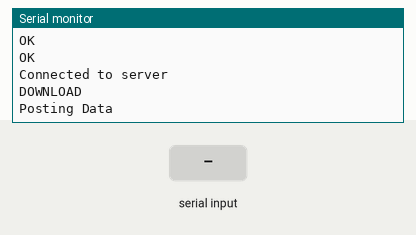
Simulated run of this sketch. Board: Arduino Uno, built with avr-gcc and run on an emulated ATmega328P. Shown: the last lines printed to the serial monitor. The test bench sets the inputs (shaded band). The modem accepts every AT command (registered, SIM ready, sends succeed) and sends nothing else.

Above: at 6.4 s.
6.5 s: "1" received over the second serial link
At 7.4 s:
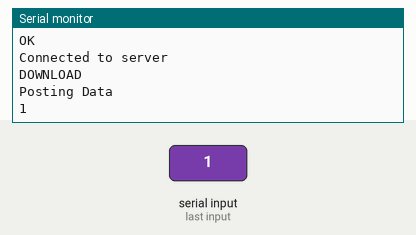
8.9 s: "0" received over the second serial link
At 9.9 s:
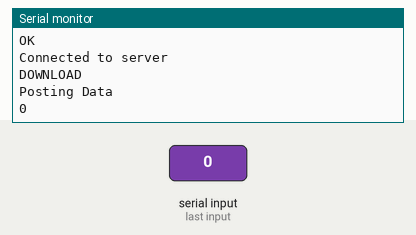
10.4 s: "2" received over the second serial link
At 10.7 s:
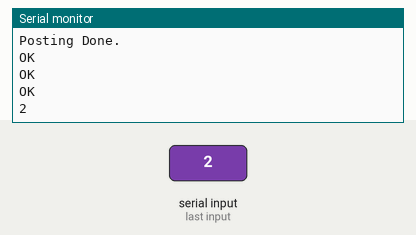

Measured:
- after the input at 6.5 s, the serial monitor: prints a new line after 0.38 s (image 1)
- after the input at 8.9 s, the serial monitor: prints a new line after 0.51 s (image 2)
- after the input at 10.4 s, the serial monitor: prints a new line after 0.15 s (image 3)

The sketch:

GPRS_HttpPOST_v2.ino
```cpp
#include <SoftwareSerial.h>
SoftwareSerial gprsSerial(2,3);

void setup()
{
  gprsSerial.begin(2400);
  Serial.begin(9600);

  Serial.println("Configuring GSM..");
  delay(2000);
  Serial.println("Done!");
  gprsSerial.flush();
  Serial.flush();

  //Test if Board is Up
  gprsSerial.println("AT");
  delay(100);
  toSerial();

  //Test SIM is unlocked
  gprsSerial.println("AT+CPIN?");
  delay(100);
  toSerial();

  //Test Sim registration
  gprsSerial.println("AT+CREG?");
  delay(100);
  toSerial();

  //Test if GPRS Attached
  gprsSerial.println("AT+CGATT?");
  delay(100);
  toSerial();

  //Test Signal Strength ( > 9)
  gprsSerial.println("AT+CSQ");
  delay(100);
  toSerial();

  //Set connection type to GPRS
  gprsSerial.println("AT+SAPBR=3,1,\"Contype\",\"GPRS\"");
  delay(100);
  toSerial();


  //Set APN
  gprsSerial.println("AT+SAPBR=3,1,\"APN\",\"airtelgprs.com\"");
  delay(2000);
  toSerial();

  //Enable GPRS ,this will take time
  gprsSerial.println("AT+SAPBR=1,1");
  delay(100);
  toSerial();

  Serial.println("Set Up Done..!");
}


void loop()
{
   //Init HTTP
  gprsSerial.println("AT+HTTPINIT");
  delay(200);
  toSerial();

  //Set HTTP Profile Identifier
  gprsSerial.println("AT+HTTPPARA=\"CID\",1");
  delay(100);
  toSerial();

  //Set HTTP Parameters
  gprsSerial.println("AT+HTTPPARA=\"URL\",\"http://posttestserver.com/post.php\"");
  delay(100);
  toSerial();

  Serial.println("Connected to server");

  //Set HTTP Post Data size and timeout period
  gprsSerial.println("AT+HTTPDATA=100,10000");
  delay(200);
  toSerial();

  Serial.println("Posting Data");

  //Set Data to be POSTED
  gprsSerial.println("Hello Voyagers!");
  delay(500);
  toSerial();

  //POST the data and wait for response
  gprsSerial.println("AT+HTTPACTION=1");
  delay(500);
  toSerial();

  Serial.println("Posting Done.");

  //Read the response
  gprsSerial.println("AT+HTTPREAD");
  delay(100);
  toSerial();

  //Terminate HTTP Connection
  gprsSerial.println("AT+HTTPTERM");
  delay(100);
  toSerial();


}
void toSerial()
{
  while(gprsSerial.available()!=0)
  {
    Serial.write(gprsSerial.read());
  }
}
```
